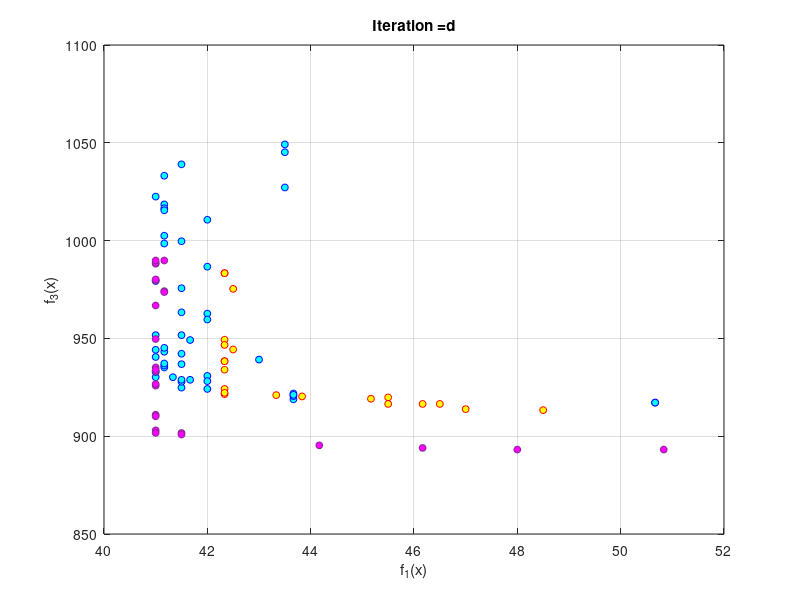

The MATLAB script that drew this image:
function PlotCosts2()

        Input.spea2=load('spea2.mat');   
        Input.nsga2=load('nsga2.mat');
        Input.hybrid=load('hybrid.mat');

        empty_individual.spea2=[];
        empty_individual.nsga2=[];
        empty_individual.hybrid=[];
        
        pop=repmat(empty_individual,80,1);
        

        temp5=[Input.spea2.Output.Paretolist2];
        for i=1:numel(temp5)
            pop(i).spea2=temp5{i};
        end
        qqq2=[pop.spea2];
        x=qqq2(1,:);
%         y=qqq2(2,:);
        z=qqq2(3,:);
        %plot3(x,y,z,'or','Markersize',15, 'marker' , '^' ,'markerfacecolor','green' , 'markeredgecolor','blue');
        plot(x,z,'or','Markersize',5, 'marker' , 'o' , 'markeredgecolor','blue' , 'markerfacecolor','cyan');
%       plot3(EPC(1,:),EPC(2,:),EPC(3,:),'or','Markersize',5,'markerfacecolor','y');
        title(['Iteration =' 100]);
        xlabel('f_1(x)');
        ylabel('f_3(x)');
%         ylabel('f_2(x)'); 
        grid on
        hold on

        temp1=[Input.nsga2.Output.Paretolist2];
        for i=1:numel(temp1)
            pop(i).nsga2=temp1{i};
        end
        q=[pop.nsga2];
        x=q(1,:);
%         y=q(2,:);
        z=q(3,:);
        %plot3(x,y,z,'or','Markersize',15, 'marker' , '*' ,'markerfacecolor','green' , 'markeredgecolor','green');
        plot(x,z,'or','Markersize',5, 'marker' , 'o' , 'markeredgecolor','red' , 'markerfacecolor','yellow');
%       plot3(EPC(1,:),EPC(2,:),EPC(3,:),'or','Markersize',5,'markerfacecolor','y');
        title(['Iteration =' 100]);
        xlabel('f_1(x)');
        ylabel('f_3(x)');
%         ylabel('f_2(x)'); 
        grid on
        hold on

        temp2=[Input.hybrid.Output.Paretolist2];
        for i=1:numel(temp2)
            pop(i).hybrid=temp2{i};
        end
        qq=[pop.hybrid];
        x=qq(1,:);
%         y=qq(2,:);
        z=qq(3,:);
        %plot3(x,y,z,'or','Markersize',6,'markerfacecolor','blue');
        %plot3(x,y,z,'or','Markersize',12, 'marker' , 'o' ,'markerfacecolor','green' , 'markeredgecolor','red');
        plot(x,z,'or','Markersize',5, 'marker' , 'o' , 'markeredgecolor','#7E2F8E' , 'markerfacecolor','magenta');
        title(['Iteration =' 100]);
        xlabel('f_1(x)');
        ylabel('f_3(x)'); 
%         zlabel('f_3(x)');
        grid on
        hold off

       
end